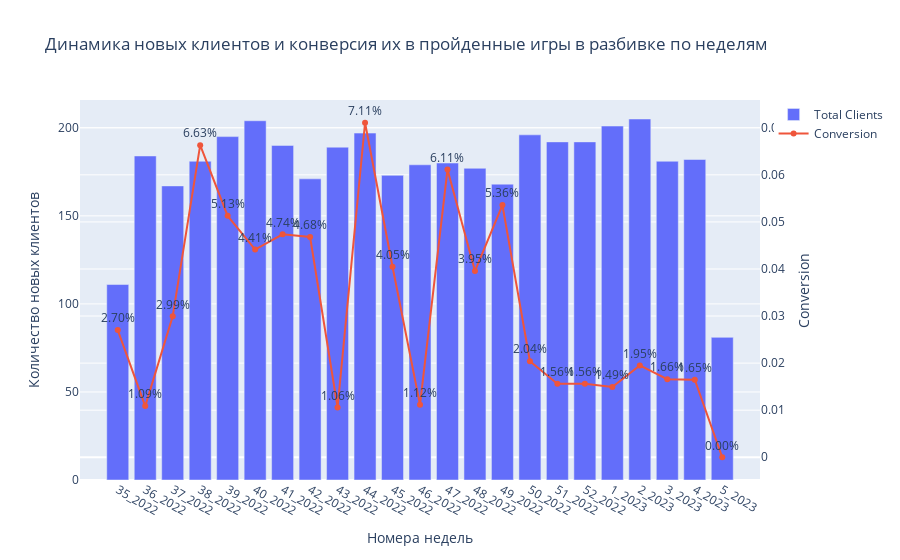

Write notebook code for a chart like this one.
### Markdown cell above
Построим график с числом клиентов и их конверсией в пройденные игры.

### Code cell
bar_chart = go.Bar(
    x=funnel_weekly['visit_dttm_week_year'],
    y=funnel_weekly['client_rk'],
    name='Total Clients'
)

line_plot = go.Scatter(
    x=funnel_weekly['visit_dttm_week_year'],
    y=funnel_weekly['conversion'],
    name='Conversion',
    yaxis='y2',
    mode='lines+markers+text',
    hovertemplate='Conversion: %{y:.2%}<extra></extra>',
    text = [f'{val:.2%}' for val in funnel_weekly['conversion']],
    textposition='top center'
)

layout = go.Layout(
    title='Динамика новых клиентов и конверсия их в пройденные игры в разбивке по неделям',
    yaxis=dict(title='Количество новых клиентов'),
    xaxis_title='Номера недель',
    yaxis2=dict(
        title='Conversion',
        overlaying='y',
        side='right'
    )
)

fig = go.Figure(data=[bar_chart, line_plot], layout=layout)

fig.show()

### Figure 1 — Plotly figure (JSON) as saved in the notebook; plotly's stock layout.template omitted (floating-point values rounded to 4 significant figures)
{"data": [{"name": "Total Clients", "type": "bar", "x": ["35_2022", "36_2022", "37_2022", "38_2022", "39_2022", "40_2022", "41_2022", "42_2022", "43_2022", "44_2022", "45_2022", "46_2022", "47_2022", "48_2022", "49_2022", "50_2022", "51_2022", "52_2022", "1_2023", "2_2023", "3_2023", "4_2023", "5_2023"], "y": [111, 184, 167, 181, 195, 204, 190, 171, 189, 197, 173, 179, 180, 177, 168, 196, 192, 192, 201, 205, 181, 182, 81]}, {"hovertemplate": "Conversion: %{y:.2%}<extra></extra>", "mode": "lines+markers+text", "name": "Conversion", "text": ["2.70%", "1.09%", "2.99%", "6.63%", "5.13%", "4.41%", "4.74%", "4.68%", "1.06%", "7.11%", "4.05%", "1.12%", "6.11%", "3.95%", "5.36%", "2.04%", "1.56%", "1.56%", "1.49%", "1.95%", "1.66%", "1.65%", "0.00%"], "textposition": "top center", "type": "scatter", "x": ["35_2022", "36_2022", "37_2022", "38_2022", "39_2022", "40_2022", "41_2022", "42_2022", "43_2022", "44_2022", "45_2022", "46_2022", "47_2022", "48_2022", "49_2022", "50_2022", "51_2022", "52_2022", "1_2023", "2_2023", "3_2023", "4_2023", "5_2023"], "y": [0.02703, 0.01087, 0.02994, 0.0663, 0.05128, 0.04412, 0.04737, 0.04678, 0.01058, 0.07107, 0.04046, 0.01117, 0.06111, 0.03955, 0.05357, 0.02041, 0.01562, 0.01562, 0.01493, 0.01951, 0.01657, 0.01648, 0], "yaxis": "y2"}], "layout": {"autosize": true, "title": {"text": "Динамика новых клиентов и конверсия их в пройденные игры в разбивке по неделям"}, "xaxis": {"autorange": true, "range": [-1.313, 23.31], "title": {"text": "Номера недель"}, "type": "category"}, "yaxis": {"autorange": true, "range": [0, 215.8], "title": {"text": "Количество новых клиентов"}, "type": "linear"}, "yaxis2": {"autorange": true, "overlaying": "y", "range": [-0.005865, 0.07693], "side": "right", "title": {"text": "Conversion"}, "type": "linear"}}}
